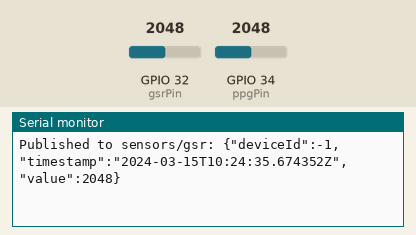
Recording of a sketch running on a simulated ESP32. Shown: the last lines printed to the serial monitor. The inputs (shaded band) are chosen by the test bench; at power-on: GPIO 34 (ppgPin) = 2048, GPIO 32 (gsrPin) = 2048. WiFi joins after 1.5 s; servers stay silent unless stated; the local clock reads 2024-03-15 10:24:30 at power-on unless the sketch sets it; EEPROM starts erased; no MQTT or app messages arrive unless stated.

Above: at 5.7 s.
5.8 s: GPIO 34 (ppgPin) set to 1046
At 6.4 s:
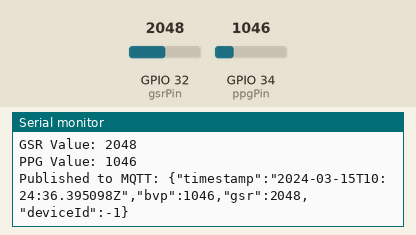
8.8 s: GPIO 34 (ppgPin) set to 941
At 9.7 s:
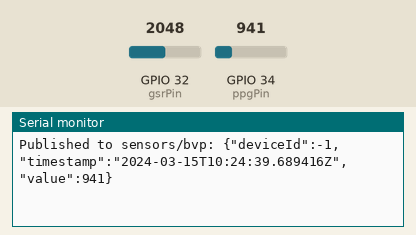
11.8 s: GPIO 32 (gsrPin) set to 11
At 12.5 s:
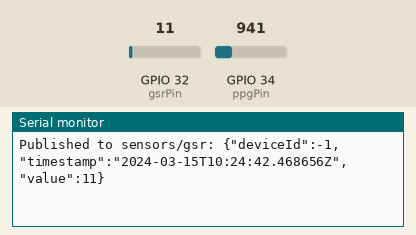
13.3 s: GPIO 32 (gsrPin) set to 8
At 13.8 s:
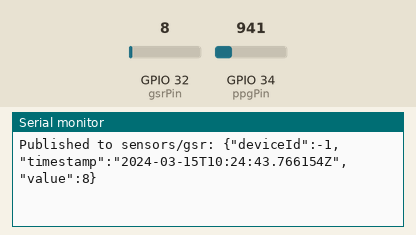
Timing chart, 0 to 16.3 s (numbered marks = the images above; inputs shaded):
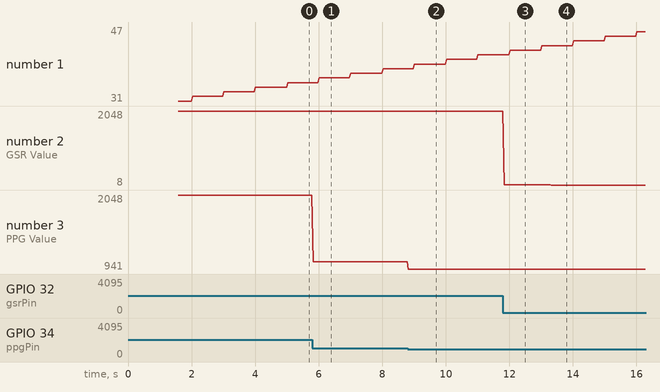

The sketch:

v1.ino
```cpp
#include <Wire.h>
#include "RTClib.h"
// #include "DFRobot_Heartrate.h"
#include <WiFi.h>
#include "esp_timer.h"
#include <WiFiManager.h>
#include <PubSubClient.h>
#ifdef ESP32
#include <EEPROM.h>
#endif

RTC_DS3231 rtc;
const int gsrPin = 32; // Pin connected to the GSR sensor
int gsrValue = 0;

const int ppgPin = 34; // Pin connected to the PPG sensor
int ppgValue = 0;
//DFRobot_Heartrate heartrate(DIGITAL_MODE);
//int PPG_HEART_RATE = 0;

const int numReadings = 10; // Number of readings to average

WiFiClient espClient;
PubSubClient client(espClient);

// Define the MQTT server
#define MQTT_SERVER "your_mqtt_broker_ip" // Replace with MQTT broker IP or hostname
char mqtt_server[40] = MQTT_SERVER;

// Define the default device ID
#define DEFAULT_DEVICE_ID 10
int deviceId = DEFAULT_DEVICE_ID;

#ifdef ESP32
#define EEPROM_SIZE 512
#define MQTT_SERVER_ADDR 0
#define DEVICE_ID_ADDR 40

void saveMQTTServer(const char* server) {
  EEPROM.begin(EEPROM_SIZE);
  strncpy((char*)EEPROM.getDataPtr(), server, sizeof(mqtt_server));
  EEPROM.commit();
  EEPROM.end();
  Serial.println("MQTT server saved to EEPROM.");
}

void loadMQTTServer() {
  EEPROM.begin(EEPROM_SIZE);
  strncpy(mqtt_server, (const char*)EEPROM.getDataPtr(), sizeof(mqtt_server));
  EEPROM.end();
  Serial.print("MQTT server loaded from EEPROM: ");
  Serial.println(mqtt_server);
}

void saveDeviceId(int id) {
  EEPROM.begin(EEPROM_SIZE);
  EEPROM.put(DEVICE_ID_ADDR, id);
  EEPROM.commit();
  EEPROM.end();
  Serial.println("Device ID saved to EEPROM.");
}

int loadDeviceId() {
  EEPROM.begin(EEPROM_SIZE);
  int loadedId;
  EEPROM.get(DEVICE_ID_ADDR, loadedId);
  EEPROM.end();
  Serial.print("Device ID loaded from EEPROM: ");
  Serial.println(loadedId);
  return loadedId;
}
#endif

void setupWiFi() {
  WiFiManager wm;
  //wm.resetSettings();  Only reset for debugging purposes.

  //Mqtt can be changes in AP
  WiFiManagerParameter custom_mqtt_server("server", "MQTT Server", mqtt_server, 40);
  wm.addParameter(&custom_mqtt_server);

  //ID can be changes in AP
  String deviceIdStr = String(deviceId);
  WiFiManagerParameter custom_device_id("deviceid", "Device ID", deviceIdStr.c_str(), 10);
  wm.addParameter(&custom_device_id);

  if (!wm.autoConnect("TestAP", "password")) {
    Serial.println("Failed to connect to WiFi");
    ESP.restart();
  }
  Serial.println("Connected to WiFi! IP:");
  Serial.println(WiFi.localIP());

  // After connecting, check if the user entered an MQTT server
  String entered_mqtt_server = custom_mqtt_server.getValue();
  if (entered_mqtt_server.length() > 0) {
    strncpy(mqtt_server, entered_mqtt_server.c_str(), sizeof(mqtt_server));
    mqtt_server[sizeof(mqtt_server) - 1] = '\0';
    Serial.print("MQTT Server set by user: ");
    Serial.println(mqtt_server);
    #ifdef ESP32
    saveMQTTServer(mqtt_server);
    #endif
  } else {
    Serial.print("Using default MQTT Server: ");
    Serial.println(mqtt_server);
    #ifdef ESP32
    if (strlen(mqtt_server) == 0) {
      loadMQTTServer();
    }
    #endif
  }


  String entered_device_id = custom_device_id.getValue();
  if (entered_device_id.length() > 0) {
    deviceId = entered_device_id.toInt();
    Serial.print("Device ID set by user: ");
    Serial.println(deviceId);
    #ifdef ESP32
    saveDeviceId(deviceId);
    #endif
  } else {
    Serial.print("Using default Device ID: ");
    Serial.println(deviceId);
    #ifdef ESP32
    // If no user input for Device ID, load from EEPROM
    deviceId = loadDeviceId();
    #endif
  }
}

void connectMQTT() {
  client.setServer(mqtt_server, 1883);
  while (!client.connected()) {
    Serial.print("Connecting to MQTT: ");
    Serial.print(mqtt_server);
    Serial.print(" ...");
    if (client.connect("ESP32Client")) {
      Serial.println("connected");
    } else {
      Serial.print("failed, rc=");
      Serial.print(client.state());
      Serial.println(" try again in 5 seconds");
      delay(5000);
    }
  }
}

void setup() {
  Serial.begin(115200);
  Wire.begin(21, 22); // SDA, SCL -> RTC pins

  if (!rtc.begin()) {
    Serial.println("Couldn't find RTC");
    while (1);
  }

  if (rtc.lostPower()) {
    Serial.println("RTC lost power, setting time!");
    rtc.adjust(DateTime(F(__DATE__), F(__TIME__))); // Set to compile time
  }

#ifdef ESP32
  loadMQTTServer(); // Load MQTT server from EEPROM if available
  deviceId = loadDeviceId(); // Load Device ID from EEPROM
#endif

  setupWiFi();
  connectMQTT();
}

void loop() {
  // Read and average GSR sensor values
  gsrValue = 0;
  for (int i = 0; i < numReadings; i++) {
    gsrValue += analogRead(gsrPin);

  }

  // Read and average PPG sensor values
  ppgValue = 0;
  for (int i = 0; i < numReadings; i++) {
    ppgValue += analogRead(ppgPin);

  }

  DateTime now = rtc.now();

  Serial.printf("[%04d-%02d-%02d %02d:%02d:%02d]\n",
                now.year(), now.month(), now.day(),
                now.hour(), now.minute(), now.second());
  gsrValue /= numReadings;
  Serial.print("GSR Value: ");
  Serial.println(gsrValue);
  ppgValue /= numReadings;
  Serial.print("PPG Value: ");
  Serial.println(ppgValue);
  //heartrate.getValue(ppgPin);
  //PPG_HEART_RATE = heartrate.getRate();
  //Serial.print("PPG Heart Rate: ");
  //Serial.println(PPG_HEART_RATE);


  // MQTT publishing
  if (!client.connected()) {
    connectMQTT();
  }
  client.loop();

// Get milliseconds part of the current second
unsigned long ms = millis() % 1000;

// Format timestamp with 6-digit microsecond precision (milliseconds * 1000)


// Get microseconds since boot
uint64_t usec = esp_timer_get_time();
uint32_t microseconds = usec % 1000000;

// Format timestamp with 6-digit microseconds
char timestampBuffer[40];
snprintf(timestampBuffer, sizeof(timestampBuffer),
         "%04d-%02d-%02dT%02d:%02d:%02d.%06luZ",
         now.year(), now.month(), now.day(),
         now.hour(), now.minute(), now.second(),
         microseconds);

String payload = String("{\"timestamp\":\"") +
               String(timestampBuffer) + "\",\"bvp\":" +
               ppgValue + ",\"gsr\":" +
               gsrValue  + ",\"deviceId\":" +
               deviceId + "}";


  client.publish("sensors", payload.c_str());
  Serial.println("Published to MQTT: " + payload);
  // For BVP
String bvpPayload = String("{\"deviceId\":") + deviceId +
                    ",\"timestamp\":\"" + String(timestampBuffer) +
                    "\",\"value\":" + ppgValue + "}";
client.publish(("sensors/bvp"), bvpPayload.c_str());
Serial.println("Published to sensors/bvp: " + bvpPayload);

// For GSR
String gsrPayload = String("{\"deviceId\":") + deviceId +
                    ",\"timestamp\":\"" + String(timestampBuffer) +
                    "\",\"value\":" + gsrValue + "}";
client.publish(("sensors/gsr"), gsrPayload.c_str());
Serial.println("Published to sensors/gsr: " + gsrPayload);

delay(10);
}
```

Measured:
- the behaviour switches between 1000 and 999 on GPIO 34 (ppgPin) (found by bisection; images 1 and 2)
